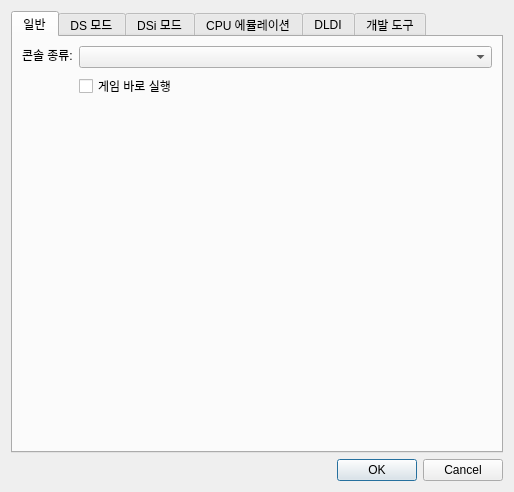
<?xml version="1.0" encoding="UTF-8"?>
<ui version="4.0">
 <class>EmuSettingsDialog</class>
 <widget class="QDialog" name="EmuSettingsDialog">
  <property name="geometry">
   <rect>
    <x>0</x>
    <y>0</y>
    <width>575</width>
    <height>556</height>
   </rect>
  </property>
  <property name="sizePolicy">
   <sizepolicy hsizetype="Fixed" vsizetype="Fixed">
    <horstretch>0</horstretch>
    <verstretch>0</verstretch>
   </sizepolicy>
  </property>
  <property name="windowTitle">
   <string>에뮬레이션 설정 - melonDS</string>
  </property>
  <layout class="QVBoxLayout" name="verticalLayout">
   <property name="sizeConstraint">
    <enum>QLayout::SizeConstraint::SetFixedSize</enum>
   </property>
   <item>
    <widget class="QTabWidget" name="tabWidget">
     <property name="currentIndex">
      <number>0</number>
     </property>
     <widget class="QWidget" name="tab">
      <attribute name="title">
       <string>일반</string>
      </attribute>
      <layout class="QFormLayout" name="formLayout_4">
       <item row="1" column="1">
        <widget class="QComboBox" name="cbxConsoleType">
         <property name="sizePolicy">
          <sizepolicy hsizetype="MinimumExpanding" vsizetype="Fixed">
           <horstretch>0</horstretch>
           <verstretch>0</verstretch>
          </sizepolicy>
         </property>
         <property name="whatsThis">
          <string>&lt;html&gt;&lt;head/&gt;&lt;body&gt;&lt;p&gt;The type of console to emulate&lt;/p&gt;&lt;/body&gt;&lt;/html&gt;</string>
         </property>
        </widget>
       </item>
       <item row="2" column="1">
        <widget class="QCheckBox" name="chkDirectBoot">
         <property name="whatsThis">
          <string>&lt;html&gt;&lt;head/&gt;&lt;body&gt;&lt;p&gt;When loading a ROM, completely skip the regular boot process (&amp;quot;Nintendo DS&amp;quot; screen) to boot the ROM directly.&lt;/p&gt;&lt;p&gt;&lt;br/&gt;&lt;/p&gt;&lt;p&gt;Note: if your firmware dump isn't bootable, the ROM will be booted directly regardless of this setting.&lt;/p&gt;&lt;/body&gt;&lt;/html&gt;</string>
         </property>
         <property name="text">
          <string>게임 바로 실행</string>
         </property>
        </widget>
       </item>
       <item row="3" column="0">
        <spacer name="verticalSpacer_2">
         <property name="orientation">
          <enum>Qt::Orientation::Vertical</enum>
         </property>
         <property name="sizeHint" stdset="0">
          <size>
           <width>20</width>
           <height>40</height>
          </size>
         </property>
        </spacer>
       </item>
       <item row="1" column="0">
        <widget class="QLabel" name="label_4">
         <property name="sizePolicy">
          <sizepolicy hsizetype="Preferred" vsizetype="Fixed">
           <horstretch>0</horstretch>
           <verstretch>0</verstretch>
          </sizepolicy>
         </property>
         <property name="text">
          <string>콘솔 종류:</string>
         </property>
        </widget>
       </item>
      </layout>
     </widget>
     <widget class="QWidget" name="tab_2">
      <attribute name="title">
       <string>DS 모드</string>
      </attribute>
      <layout class="QGridLayout" name="gridLayout">
       <item row="3" column="2">
        <widget class="QPushButton" name="btnFirmwareBrowse">
         <property name="text">
          <string>찾아보기...</string>
         </property>
        </widget>
       </item>
       <item row="4" column="0">
        <spacer name="verticalSpacer_5">
         <property name="orientation">
          <enum>Qt::Orientation::Vertical</enum>
         </property>
         <property name="sizeHint" stdset="0">
          <size>
           <width>20</width>
           <height>40</height>
          </size>
         </property>
        </spacer>
       </item>
       <item row="3" column="0">
        <widget class="QLabel" name="label_3">
         <property name="text">
          <string>DS 펌웨어:</string>
         </property>
        </widget>
       </item>
       <item row="2" column="2">
        <widget class="QPushButton" name="btnBIOS7Browse">
         <property name="text">
          <string>찾아보기...</string>
         </property>
        </widget>
       </item>
       <item row="1" column="1">
        <widget class="QPathInput" name="txtBIOS9Path">
         <property name="sizePolicy">
          <sizepolicy hsizetype="Expanding" vsizetype="Fixed">
           <horstretch>0</horstretch>
           <verstretch>0</verstretch>
          </sizepolicy>
         </property>
         <property name="minimumSize">
          <size>
           <width>290</width>
           <height>0</height>
          </size>
         </property>
         <property name="statusTip">
          <string/>
         </property>
         <property name="whatsThis">
          <string>&lt;html&gt;&lt;head/&gt;&lt;body&gt;&lt;p&gt;DS-mode ARM9 BIOS&lt;/p&gt;&lt;p&gt;Size should be 4 KB&lt;/p&gt;&lt;/body&gt;&lt;/html&gt;</string>
         </property>
        </widget>
       </item>
       <item row="2" column="0">
        <widget class="QLabel" name="label_2">
         <property name="text">
          <string>DS ARM7 BIOS:</string>
         </property>
        </widget>
       </item>
       <item row="2" column="1">
        <widget class="QPathInput" name="txtBIOS7Path">
         <property name="whatsThis">
          <string>&lt;html&gt;&lt;head/&gt;&lt;body&gt;&lt;p&gt;DS-mode ARM7 BIOS&lt;/p&gt;&lt;p&gt;Size should be 16 KB&lt;/p&gt;&lt;/body&gt;&lt;/html&gt;</string>
         </property>
        </widget>
       </item>
       <item row="3" column="1">
        <widget class="QPathInput" name="txtFirmwarePath">
         <property name="whatsThis">
          <string>&lt;html&gt;&lt;head/&gt;&lt;body&gt;&lt;p&gt;DS-mode firmware&lt;/p&gt;&lt;p&gt;&lt;br/&gt;&lt;/p&gt;&lt;p&gt;Possible firmwares:&lt;/p&gt;&lt;p&gt;* 128 KB: DS-mode firmware from a DSi or 3DS. Not bootable.&lt;/p&gt;&lt;p&gt;* 256 KB: regular DS firmware.&lt;/p&gt;&lt;p&gt;* 512 KB: iQue DS firmware.&lt;/p&gt;&lt;/body&gt;&lt;/html&gt;</string>
         </property>
        </widget>
       </item>
       <item row="1" column="0">
        <widget class="QLabel" name="label">
         <property name="text">
          <string>DS ARM9 BIOS:</string>
         </property>
        </widget>
       </item>
       <item row="1" column="2">
        <widget class="QPushButton" name="btnBIOS9Browse">
         <property name="sizePolicy">
          <sizepolicy hsizetype="Minimum" vsizetype="Fixed">
           <horstretch>0</horstretch>
           <verstretch>0</verstretch>
          </sizepolicy>
         </property>
         <property name="text">
          <string>찾아보기...</string>
         </property>
         <property name="autoDefault">
          <bool>false</bool>
         </property>
        </widget>
       </item>
       <item row="0" column="0" colspan="3">
        <widget class="QCheckBox" name="chkExternalBIOS">
         <property name="whatsThis">
          <string>&lt;html&gt;&lt;head/&gt;&lt;body&gt;&lt;p&gt;Allows using external user-provided BIOS and firmware dumps.&lt;/p&gt;&lt;/body&gt;&lt;/html&gt;</string>
         </property>
         <property name="text">
          <string>외부 BIOS/펌웨어 파일 사용</string>
         </property>
        </widget>
       </item>
      </layout>
     </widget>
     <widget class="QWidget" name="tab_4">
      <attribute name="title">
       <string>DSi 모드</string>
      </attribute>
      <layout class="QGridLayout" name="gridLayout_2">
       <item row="14" column="2">
        <widget class="QPushButton" name="btnDSiSDFolderBrowse">
         <property name="text">
          <string>찾아보기...</string>
         </property>
        </widget>
       </item>
       <item row="11" column="1">
        <widget class="QPathInput" name="txtDSiSDPath">
         <property name="whatsThis">
          <string>&lt;html&gt;&lt;head/&gt;&lt;body&gt;&lt;p&gt;SD image file for emulating the DSi's SD card. A blank image file will be created if it doesn't already exist.&lt;/p&gt;&lt;/body&gt;&lt;/html&gt;</string>
         </property>
        </widget>
       </item>
       <item row="12" column="1">
        <widget class="QComboBox" name="cbxDSiSDSize">
         <property name="whatsThis">
          <string>&lt;html&gt;&lt;head/&gt;&lt;body&gt;&lt;p&gt;Size of the SD image.&lt;/p&gt;&lt;p&gt;&lt;br/&gt;&lt;/p&gt;&lt;p&gt;If set to Auto:&lt;/p&gt;&lt;p&gt;* if an image file exists, the volume size will be that of the image file&lt;/p&gt;&lt;p&gt;* if no image file exists and folder sync is enabled, the volume size will be determined from the synced folder's contents&lt;/p&gt;&lt;p&gt;* otherwise, the volume size will default to 512 MB&lt;/p&gt;&lt;/body&gt;&lt;/html&gt;</string>
         </property>
        </widget>
       </item>
       <item row="10" column="0" colspan="3">
        <widget class="QCheckBox" name="cbDSiSDEnable">
         <property name="whatsThis">
          <string>&lt;html&gt;&lt;head/&gt;&lt;body&gt;&lt;p&gt;Simulate a SD card being inserted in the DSi's SD slot.&lt;/p&gt;&lt;/body&gt;&lt;/html&gt;</string>
         </property>
         <property name="text">
          <string>DSi SD 카드 사용</string>
         </property>
        </widget>
       </item>
       <item row="4" column="2">
        <widget class="QPushButton" name="btnDSiNANDBrowse">
         <property name="text">
          <string>찾아보기...</string>
         </property>
        </widget>
       </item>
       <item row="3" column="1">
        <widget class="QPathInput" name="txtDSiFirmwarePath">
         <property name="whatsThis">
          <string>&lt;html&gt;&lt;head/&gt;&lt;body&gt;&lt;p&gt;DSi-mode firmware (used for DS-mode backwards compatibility)&lt;/p&gt;&lt;p&gt;&lt;br/&gt;&lt;/p&gt;&lt;p&gt;Size should be 128 KB&lt;/p&gt;&lt;/body&gt;&lt;/html&gt;</string>
         </property>
        </widget>
       </item>
       <item row="14" column="0">
        <widget class="QCheckBox" name="cbDSiSDFolder">
         <property name="whatsThis">
          <string>&lt;html&gt;&lt;head/&gt;&lt;body&gt;&lt;p&gt;Sync the emulated SD card to the given folder. The folder's contents will be copied to the SD image, and any change made to the SD image will be reflected to the folder.&lt;/p&gt;&lt;/body&gt;&lt;/html&gt;</string>
         </property>
         <property name="text">
          <string>SD 카드를 폴더와 동기화:</string>
         </property>
        </widget>
       </item>
       <item row="4" column="1">
        <widget class="QPathInput" name="txtDSiNANDPath">
         <property name="whatsThis">
          <string>&lt;html&gt;&lt;head/&gt;&lt;body&gt;&lt;p&gt;DSi NAND dump&lt;/p&gt;&lt;p&gt;&lt;br/&gt;&lt;/p&gt;&lt;p&gt;Should have 'nocash footer' at the end&lt;/p&gt;&lt;/body&gt;&lt;/html&gt;</string>
         </property>
        </widget>
       </item>
       <item row="7" column="0" colspan="3">
        <widget class="QLabel" name="label_14">
         <property name="text">
          <string/>
         </property>
        </widget>
       </item>
       <item row="4" column="0">
        <widget class="QLabel" name="label_8">
         <property name="text">
          <string>DSi NAND:</string>
         </property>
        </widget>
       </item>
       <item row="0" column="0" colspan="3">
        <widget class="QLabel" name="label_15">
         <property name="text">
          <string>DSi 모드에는 외부 DSi BIOS/펌웨어/NAND가 필요합니다</string>
         </property>
        </widget>
       </item>
       <item row="5" column="0" colspan="3">
        <widget class="QCheckBox" name="cbDSiFullBIOSBoot">
         <property name="whatsThis">
          <string>&lt;html&gt;&lt;head/&gt;&lt;body&gt;&lt;p&gt;Boot the system from scratch by running the full boot ROMs, instead of starting with the second-stage loader. Requires a full BIOS/bootROM dump.&lt;/p&gt;&lt;/body&gt;&lt;/html&gt;</string>
         </property>
         <property name="text">
          <string>전체 BIOS로 부팅</string>
         </property>
        </widget>
       </item>
       <item row="2" column="1">
        <widget class="QPathInput" name="txtDSiBIOS7Path">
         <property name="whatsThis">
          <string>&lt;html&gt;&lt;head/&gt;&lt;body&gt;&lt;p&gt;DSi-mode ARM7 BIOS&lt;/p&gt;&lt;p&gt;&lt;br/&gt;&lt;/p&gt;&lt;p&gt;Size should be 64 KB&lt;/p&gt;&lt;/body&gt;&lt;/html&gt;</string>
         </property>
        </widget>
       </item>
       <item row="12" column="0">
        <widget class="QLabel" name="label_13">
         <property name="text">
          <string>이미지 크기:</string>
         </property>
        </widget>
       </item>
       <item row="14" column="1">
        <widget class="QLineEdit" name="txtDSiSDFolder">
         <property name="whatsThis">
          <string>&lt;html&gt;&lt;head/&gt;&lt;body&gt;&lt;p&gt;Sync the emulated SD card to the given folder. The folder's contents will be copied to the SD image, and any change made to the SD image will be reflected to the folder.&lt;/p&gt;&lt;/body&gt;&lt;/html&gt;</string>
         </property>
        </widget>
       </item>
       <item row="3" column="0">
        <widget class="QLabel" name="label_7">
         <property name="text">
          <string>DSi 펌웨어:</string>
         </property>
        </widget>
       </item>
       <item row="11" column="0">
        <widget class="QLabel" name="label_10">
         <property name="text">
          <string>SD 카드 이미지:</string>
         </property>
        </widget>
       </item>
       <item row="2" column="2">
        <widget class="QPushButton" name="btnDSiBIOS7Browse">
         <property name="text">
          <string>찾아보기...</string>
         </property>
        </widget>
       </item>
       <item row="1" column="1">
        <widget class="QPathInput" name="txtDSiBIOS9Path">
         <property name="sizePolicy">
          <sizepolicy hsizetype="Expanding" vsizetype="Fixed">
           <horstretch>0</horstretch>
           <verstretch>0</verstretch>
          </sizepolicy>
         </property>
         <property name="whatsThis">
          <string>&lt;html&gt;&lt;head/&gt;&lt;body&gt;&lt;p&gt;DSi-mode ARM9 BIOS&lt;/p&gt;&lt;p&gt;&lt;br/&gt;&lt;/p&gt;&lt;p&gt;Size should be 64 KB&lt;/p&gt;&lt;/body&gt;&lt;/html&gt;</string>
         </property>
        </widget>
       </item>
       <item row="1" column="2">
        <widget class="QPushButton" name="btnDSiBIOS9Browse">
         <property name="text">
          <string>찾아보기...</string>
         </property>
        </widget>
       </item>
       <item row="11" column="2">
        <widget class="QPushButton" name="btnDSiSDBrowse">
         <property name="text">
          <string>찾아보기...</string>
         </property>
        </widget>
       </item>
       <item row="2" column="0">
        <widget class="QLabel" name="label_6">
         <property name="text">
          <string>DSi ARM7 BIOS:</string>
         </property>
        </widget>
       </item>
       <item row="3" column="2">
        <widget class="QPushButton" name="btnDSiFirmwareBrowse">
         <property name="text">
          <string>찾아보기...</string>
         </property>
        </widget>
       </item>
       <item row="13" column="0">
        <widget class="QCheckBox" name="cbDSiSDReadOnly">
         <property name="whatsThis">
          <string>&lt;html&gt;&lt;head/&gt;&lt;body&gt;&lt;p&gt;Make the emulated SD card read-only.&lt;/p&gt;&lt;/body&gt;&lt;/html&gt;</string>
         </property>
         <property name="text">
          <string>SD 카드 읽기 전용</string>
         </property>
        </widget>
       </item>
       <item row="1" column="0">
        <widget class="QLabel" name="label_5">
         <property name="text">
          <string>DSi ARM9 BIOS:</string>
         </property>
        </widget>
       </item>
       <item row="9" column="0" colspan="2">
        <widget class="QLabel" name="label_20">
         <property name="text">
          <string/>
         </property>
        </widget>
       </item>
       <item row="8" column="0" colspan="2">
        <widget class="QCheckBox" name="cbDSPHLE">
         <property name="text">
          <string>DSP HLE</string>
         </property>
        </widget>
       </item>
      </layout>
     </widget>
     <widget class="QWidget" name="tab_3">
      <attribute name="title">
       <string>CPU 에뮬레이션</string>
      </attribute>
      <layout class="QFormLayout" name="formLayout_5">
       <item row="0" column="0">
        <widget class="QCheckBox" name="chkEnableJIT">
         <property name="text">
          <string>JIT 재컴파일러 사용</string>
         </property>
        </widget>
       </item>
       <item row="1" column="0">
        <widget class="QLabel" name="label_9">
         <property name="text">
          <string>최대 JIT 블록 크기:</string>
         </property>
        </widget>
       </item>
       <item row="1" column="1">
        <widget class="QSpinBox" name="spnJITMaximumBlockSize">
         <property name="minimum">
          <number>1</number>
         </property>
         <property name="maximum">
          <number>32</number>
         </property>
         <property name="value">
          <number>32</number>
         </property>
        </widget>
       </item>
       <item row="2" column="0">
        <widget class="QCheckBox" name="chkJITBranchOptimisations">
         <property name="text">
          <string>분기 최적화</string>
         </property>
        </widget>
       </item>
       <item row="3" column="0">
        <widget class="QCheckBox" name="chkJITLiteralOptimisations">
         <property name="text">
          <string>리터럴 최적화</string>
         </property>
        </widget>
       </item>
       <item row="4" column="0">
        <widget class="QCheckBox" name="chkJITFastMemory">
         <property name="text">
          <string>고속 메모리</string>
         </property>
        </widget>
       </item>
       <item row="5" column="0">
        <spacer name="verticalSpacer">
         <property name="orientation">
          <enum>Qt::Orientation::Vertical</enum>
         </property>
         <property name="sizeHint" stdset="0">
          <size>
           <width>20</width>
           <height>40</height>
          </size>
         </property>
        </spacer>
       </item>
      </layout>
     </widget>
     <widget class="QWidget" name="tab_5">
      <attribute name="title">
       <string>DLDI</string>
      </attribute>
      <layout class="QGridLayout" name="gridLayout_4">
       <item row="1" column="2">
        <widget class="QPushButton" name="btnDLDISDBrowse">
         <property name="text">
          <string>찾아보기...</string>
         </property>
        </widget>
       </item>
       <item row="4" column="2">
        <widget class="QPushButton" name="btnDLDIFolderBrowse">
         <property name="text">
          <string>찾아보기...</string>
         </property>
        </widget>
       </item>
       <item row="4" column="1">
        <widget class="QLineEdit" name="txtDLDIFolder">
         <property name="whatsThis">
          <string>&lt;html&gt;&lt;head/&gt;&lt;body&gt;&lt;p&gt;Sync the emulated SD card to the given folder. The folder's contents will be copied to the SD image, and any change made to the SD image will be reflected to the folder.&lt;/p&gt;&lt;/body&gt;&lt;/html&gt;</string>
         </property>
        </widget>
       </item>
       <item row="2" column="0">
        <widget class="QLabel" name="label_12">
         <property name="text">
          <string>이미지 크기:</string>
         </property>
        </widget>
       </item>
       <item row="4" column="0">
        <widget class="QCheckBox" name="cbDLDIFolder">
         <property name="whatsThis">
          <string>&lt;html&gt;&lt;head/&gt;&lt;body&gt;&lt;p&gt;Sync the emulated SD card to the given folder. The folder's contents will be copied to the SD image, and any change made to the SD image will be reflected to the folder.&lt;/p&gt;&lt;/body&gt;&lt;/html&gt;</string>
         </property>
         <property name="text">
          <string>SD 카드를 폴더와 동기화:</string>
         </property>
        </widget>
       </item>
       <item row="2" column="1">
        <widget class="QComboBox" name="cbxDLDISize">
         <property name="whatsThis">
          <string>&lt;html&gt;&lt;head/&gt;&lt;body&gt;&lt;p&gt;Size of the SD image.&lt;/p&gt;&lt;p&gt;&lt;br/&gt;&lt;/p&gt;&lt;p&gt;If set to Auto:&lt;/p&gt;&lt;p&gt;* if an image file exists, the volume size will be that of the image file&lt;/p&gt;&lt;p&gt;* if no image file exists and folder sync is enabled, the volume size will be determined from the synced folder's contents&lt;/p&gt;&lt;p&gt;* otherwise, the volume size will default to 512 MB&lt;/p&gt;&lt;/body&gt;&lt;/html&gt;</string>
         </property>
        </widget>
       </item>
       <item row="0" column="0" colspan="3">
        <widget class="QCheckBox" name="cbDLDIEnable">
         <property name="whatsThis">
          <string>&lt;html&gt;&lt;head/&gt;&lt;body&gt;&lt;p&gt;Enable the built-in DLDI driver, to let homebrew access files from an emulated SD card.&lt;/p&gt;&lt;/body&gt;&lt;/html&gt;</string>
         </property>
         <property name="text">
          <string>DLDI 사용(홈브루용)</string>
         </property>
        </widget>
       </item>
       <item row="1" column="1">
        <widget class="QPathInput" name="txtDLDISDPath">
         <property name="whatsThis">
          <string>&lt;html&gt;&lt;head/&gt;&lt;body&gt;&lt;p&gt;SD card image file to be used for DLDI. A blank image file will be created if it doesn't already exist.&lt;/p&gt;&lt;/body&gt;&lt;/html&gt;</string>
         </property>
        </widget>
       </item>
       <item row="5" column="0">
        <spacer name="verticalSpacer_3">
         <property name="orientation">
          <enum>Qt::Orientation::Vertical</enum>
         </property>
         <property name="sizeHint" stdset="0">
          <size>
           <width>20</width>
           <height>40</height>
          </size>
         </property>
        </spacer>
       </item>
       <item row="1" column="0">
        <widget class="QLabel" name="label_11">
         <property name="text">
          <string>SD 카드 이미지:</string>
         </property>
        </widget>
       </item>
       <item row="3" column="0" colspan="3">
        <widget class="QCheckBox" name="cbDLDIReadOnly">
         <property name="whatsThis">
          <string>&lt;html&gt;&lt;head/&gt;&lt;body&gt;&lt;p&gt;Make the emulated SD card read-only.&lt;/p&gt;&lt;/body&gt;&lt;/html&gt;</string>
         </property>
         <property name="text">
          <string>SD 카드 읽기 전용</string>
         </property>
        </widget>
       </item>
      </layout>
     </widget>
     <widget class="QWidget" name="tab_6">
      <attribute name="title">
       <string>개발 도구</string>
      </attribute>
      <layout class="QGridLayout" name="gridLayout_3">
       <item row="1" column="0">
        <widget class="QLabel" name="label_16">
         <property name="text">
          <string>ARM9 포트</string>
         </property>
        </widget>
       </item>
       <item row="5" column="0">
        <spacer name="verticalSpacer_4">
         <property name="orientation">
          <enum>Qt::Orientation::Vertical</enum>
         </property>
         <property name="sizeHint" stdset="0">
          <size>
           <width>20</width>
           <height>40</height>
          </size>
         </property>
        </spacer>
       </item>
       <item row="2" column="0">
        <widget class="QLabel" name="label_17">
         <property name="text">
          <string>ARM7 포트</string>
         </property>
        </widget>
       </item>
       <item row="0" column="0" colspan="3">
        <widget class="QCheckBox" name="cbGdbEnabled">
         <property name="text">
          <string>GDB 스텁 사용</string>
         </property>
        </widget>
       </item>
       <item row="4" column="0" colspan="7">
        <widget class="QLabel" name="label_18">
         <property name="text">
          <string>참고: 변경 사항을 적용하려면 melonDS를 재시작해야 합니다.</string>
         </property>
        </widget>
       </item>
       <item row="3" column="0" colspan="7">
        <widget class="QLabel" name="label_19">
         <property name="text">
          <string>참고: GDB 스텁과 JIT 재컴파일 기능은 동시에 사용할 수 없습니다.</string>
         </property>
        </widget>
       </item>
       <item row="1" column="6">
        <widget class="QCheckBox" name="cbGdbBOSA9">
         <property name="text">
          <string>시작 시 중단</string>
         </property>
        </widget>
       </item>
       <item row="1" column="1" colspan="5">
        <widget class="QSpinBox" name="intGdbPortA9">
         <property name="minimum">
          <number>1000</number>
         </property>
         <property name="maximum">
          <number>65535</number>
         </property>
         <property name="value">
          <number>3333</number>
         </property>
        </widget>
       </item>
       <item row="2" column="1" colspan="5">
        <widget class="QSpinBox" name="intGdbPortA7">
         <property name="minimum">
          <number>1000</number>
         </property>
         <property name="maximum">
          <number>65535</number>
         </property>
         <property name="value">
          <number>3334</number>
         </property>
        </widget>
       </item>
       <item row="2" column="6">
        <widget class="QCheckBox" name="cbGdbBOSA7">
         <property name="text">
          <string>시작 시 중단</string>
         </property>
        </widget>
       </item>
      </layout>
     </widget>
    </widget>
   </item>
   <item>
    <widget class="QDialogButtonBox" name="buttonBox">
     <property name="orientation">
      <enum>Qt::Orientation::Horizontal</enum>
     </property>
     <property name="standardButtons">
      <set>QDialogButtonBox::StandardButton::Cancel|QDialogButtonBox::StandardButton::Ok</set>
     </property>
    </widget>
   </item>
  </layout>
 </widget>
 <customwidgets>
  <customwidget>
   <class>QPathInput</class>
   <extends>QLineEdit</extends>
   <header>QPathInput.h</header>
  </customwidget>
 </customwidgets>
 <tabstops>
  <tabstop>cbxConsoleType</tabstop>
  <tabstop>chkDirectBoot</tabstop>
  <tabstop>chkExternalBIOS</tabstop>
  <tabstop>txtBIOS9Path</tabstop>
  <tabstop>btnBIOS9Browse</tabstop>
  <tabstop>txtBIOS7Path</tabstop>
  <tabstop>btnBIOS7Browse</tabstop>
  <tabstop>txtFirmwarePath</tabstop>
  <tabstop>btnFirmwareBrowse</tabstop>
  <tabstop>txtDSiBIOS9Path</tabstop>
  <tabstop>btnDSiBIOS9Browse</tabstop>
  <tabstop>txtDSiBIOS7Path</tabstop>
  <tabstop>btnDSiBIOS7Browse</tabstop>
  <tabstop>txtDSiFirmwarePath</tabstop>
  <tabstop>btnDSiFirmwareBrowse</tabstop>
  <tabstop>txtDSiNANDPath</tabstop>
  <tabstop>btnDSiNANDBrowse</tabstop>
  <tabstop>cbDSiSDEnable</tabstop>
  <tabstop>txtDSiSDPath</tabstop>
  <tabstop>btnDSiSDBrowse</tabstop>
  <tabstop>cbxDSiSDSize</tabstop>
  <tabstop>cbDSiSDReadOnly</tabstop>
  <tabstop>cbDSiSDFolder</tabstop>
  <tabstop>txtDSiSDFolder</tabstop>
  <tabstop>btnDSiSDFolderBrowse</tabstop>
  <tabstop>chkEnableJIT</tabstop>
  <tabstop>spnJITMaximumBlockSize</tabstop>
  <tabstop>chkJITBranchOptimisations</tabstop>
  <tabstop>chkJITLiteralOptimisations</tabstop>
  <tabstop>chkJITFastMemory</tabstop>
  <tabstop>cbDLDIEnable</tabstop>
  <tabstop>txtDLDISDPath</tabstop>
  <tabstop>btnDLDISDBrowse</tabstop>
  <tabstop>cbxDLDISize</tabstop>
  <tabstop>cbDLDIReadOnly</tabstop>
  <tabstop>cbDLDIFolder</tabstop>
  <tabstop>txtDLDIFolder</tabstop>
  <tabstop>btnDLDIFolderBrowse</tabstop>
 </tabstops>
 <resources/>
 <connections>
  <connection>
   <sender>buttonBox</sender>
   <signal>accepted()</signal>
   <receiver>EmuSettingsDialog</receiver>
   <slot>accept()</slot>
   <hints>
    <hint type="sourcelabel">
     <x>266</x>
     <y>379</y>
    </hint>
    <hint type="destinationlabel">
     <x>157</x>
     <y>274</y>
    </hint>
   </hints>
  </connection>
  <connection>
   <sender>buttonBox</sender>
   <signal>rejected()</signal>
   <receiver>EmuSettingsDialog</receiver>
   <slot>reject()</slot>
   <hints>
    <hint type="sourcelabel">
     <x>334</x>
     <y>379</y>
    </hint>
    <hint type="destinationlabel">
     <x>286</x>
     <y>274</y>
    </hint>
   </hints>
  </connection>
 </connections>
</ui>
